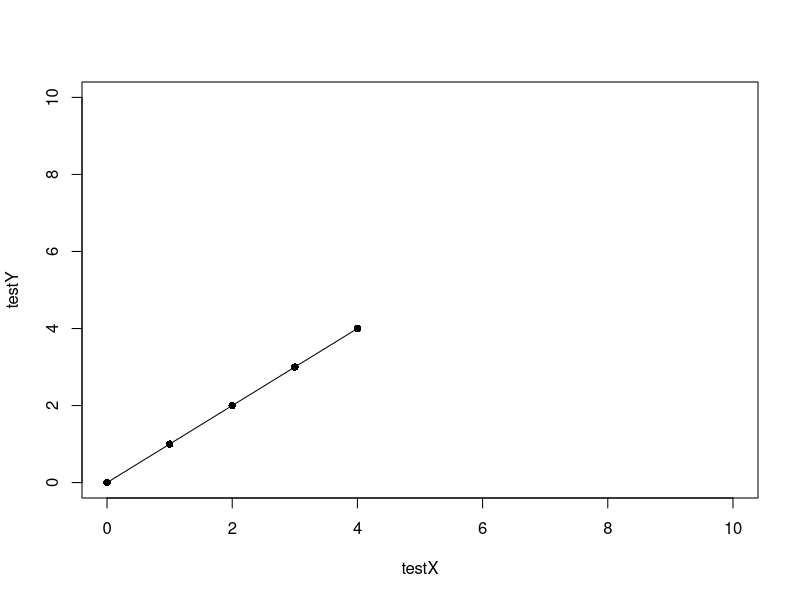
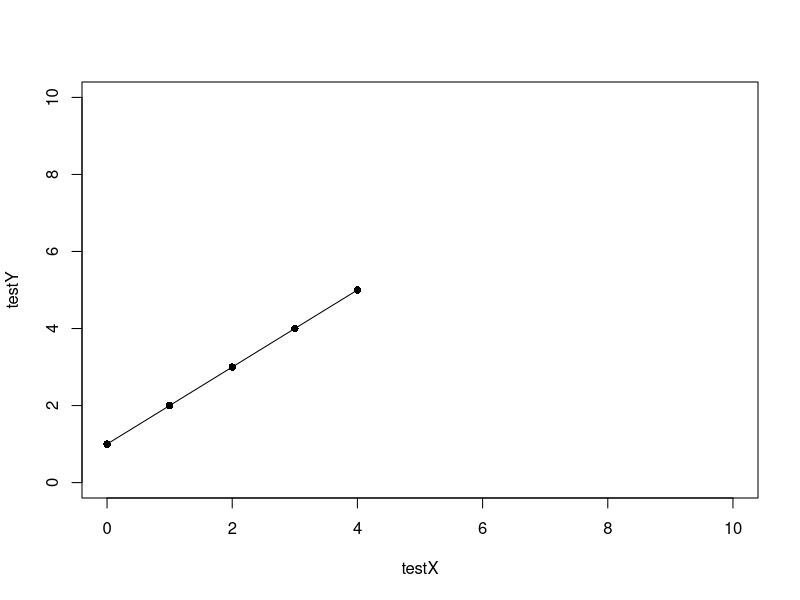
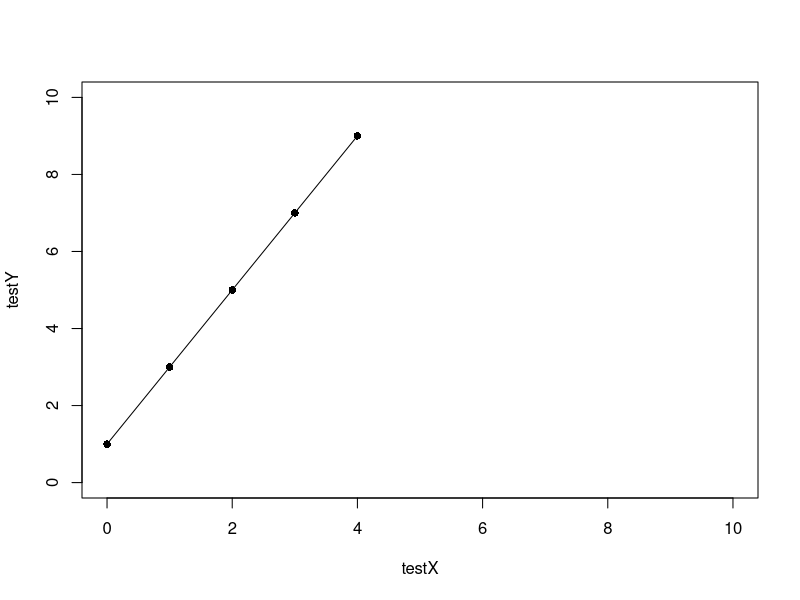
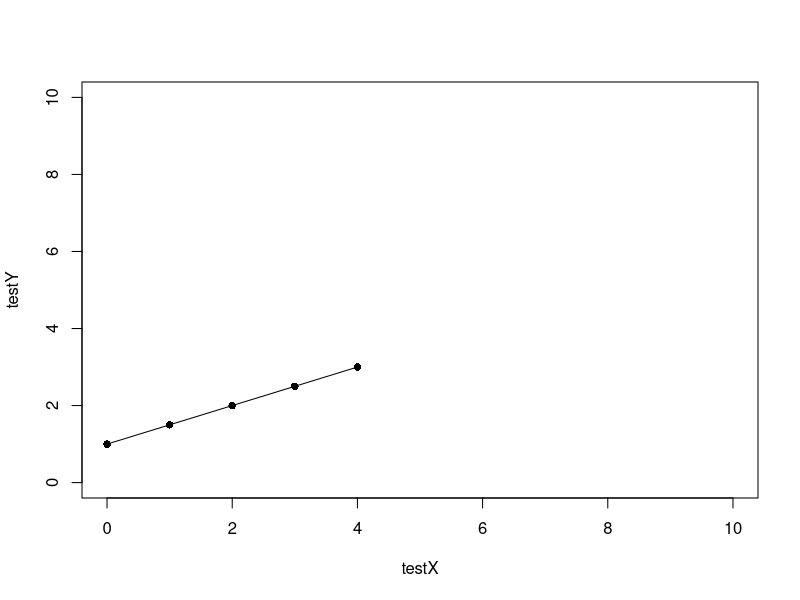
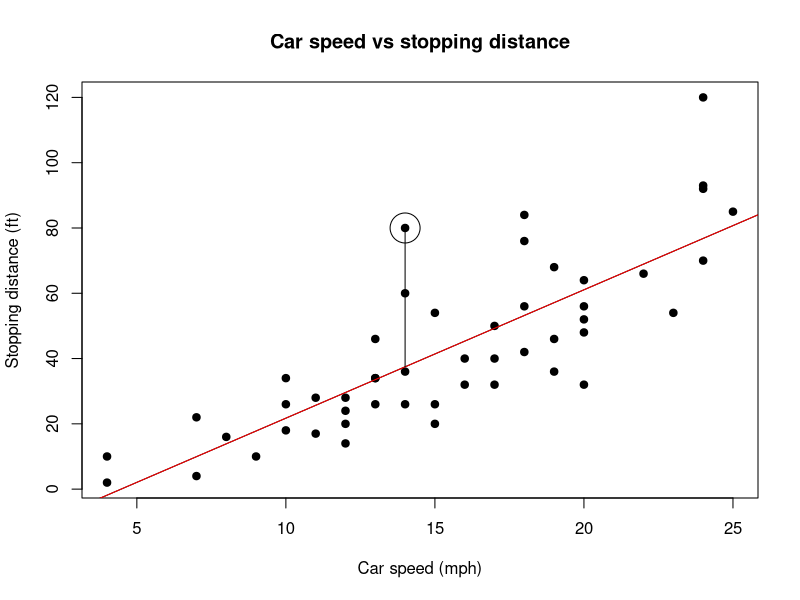
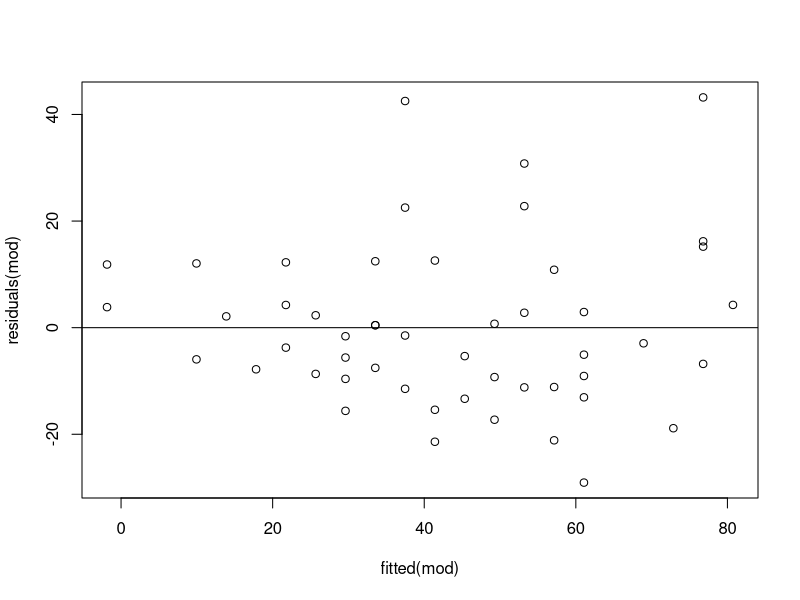
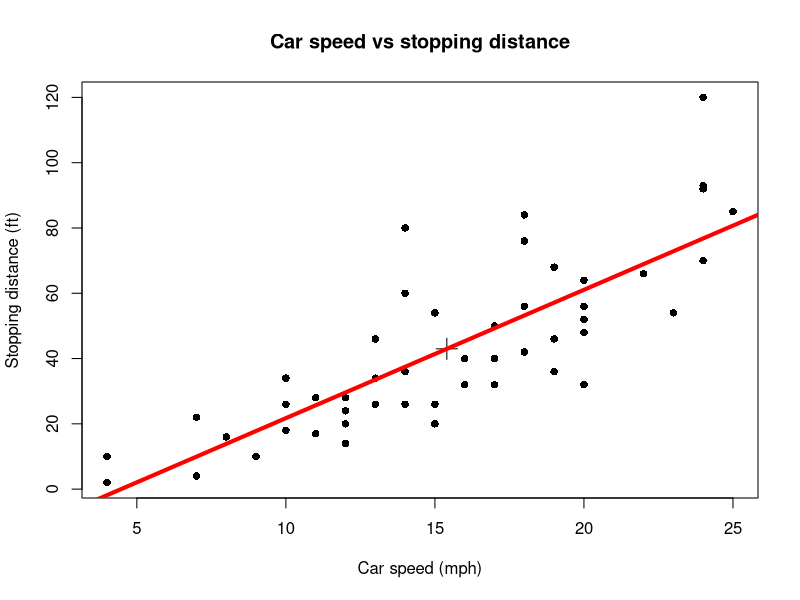

The R script that drew these images, in order:
# Some R code for running through various aspects of (really simple) linear models.
# Written by Stewart Macdonald <stewart.macdonald@my.jcu.edu.au>
# Useful links:
# http://onlinestatbook.com/2/regression/intro.html
# http://blog.minitab.com/blog/adventures-in-statistics/regression-analysis-how-do-i-interpret-r-squared-and-assess-the-goodness-of-fit
# http://blog.minitab.com/blog/adventures-in-statistics/why-you-need-to-check-your-residual-plots-for-regression-analysis
# http://en.wikipedia.org/wiki/Coefficient_of_determination#Adjusted_R2
# http://faculty.chicagobooth.edu/richard.hahn/teaching/FormulaNotation.pdf

# Thanks to Ben Phillips for clarification of a couple of key points.

# Note: This tutorial assumes you have a basic knowlege of using R, but here's a very quick rundown:
# Lines that start with a hashtag are comments and are ignored by R.
# All other lines are interpreted by R. You can copy and paste the line into R, or use something like R Studio and run this script one line at a time.

#STRAIGHT LINES
# This is a simple example where y = x
testX <- 0:4
testY <- testX
plot(testX, testY, pch=16, xlim=c(0,10), ylim=c(0, 10))
lines(testX, testY)

# The y-intercept is the value of y when x=0. In the above case, the intercept is 0.
# We can shift the intercept by adding a constant amount to our x value. Here, the intercept is now 1:
testY <- testX + 1
plot(testX, testY, pch=16, xlim=c(0,10), ylim=c(0, 10))
lines(testX, testY)

# The above examples have a gradient (slope, or 'b') of 1. For every increase in the x-axis of 1, we get an increase in the y-axis of 1.
# To calculate the slope, you divide the change in y (Δy) by the change in x (Δx).
# Δy/Δx = b
#   1/1 = 1:
(testY[2] - testY[1]) / (testX[2] - testX[1])

# We can make the slope steeper:
testY <- 2 * testX + 1
plot(testX, testY, pch=16, xlim=c(0,10), ylim=c(0, 10))
lines(testX, testY)
# In the above, the gradient is now 2:
(testY[2] - testY[1]) / (testX[2] - testX[1])

# Shallow slope:
testY <- 0.5 * testX + 1
plot(testX, testY, pch=16, xlim=c(0,10), ylim=c(0, 10))
lines(testX, testY)
# The gradient is now 0.5:
(testY[2] - testY[1]) / (testX[2] - testX[1])

# The general equation for a straight line is:
# y = bx + A
# where b is the slope and A is the y-intercept

# Straight lines are important in linear models.




# LINEAR MODELS
# Linear models in R can be used to perform a linear regression to assess the relationship between variables when the response variable, y, is normally distributed.
# A linear model can't be used if your response variable is categorical (e.g., sex, which is binomial).
#	In these cases, you can use a generalised linear model and specify the distribution and (if need be) the link function.
#	In the case where y represents sex (male or female) or presence/absence (true or false), you could use a binomial distribution with the LogIt link function.
# This tutorial will only cover standard linear regressions.

# The next examples use the cars dataset. See ?cars for more info (type '?cars' while at the R command line and hit return to access the help for the cars dataset).
# "The data give the speed of cars and the distances taken to stop."

# Create a blank plot (by setting the plotting character, pch,  to NA), sized to fit our data, with appropriate axes.
# We want to plot speed on the x-axis (our predictor or explanatory variable) and stopping distance (our response variable) on the y-axis.
plot(cars$speed, cars$dist, xlab='Car speed (mph)', ylab='Stopping distance (ft)', main='Car speed vs stopping distance', pch=NA)

# Now add in data points.
points(cars$speed, cars$dist)

# There is a clear positive relationship between car speed and stopping distance (cars travelling faster need more distance in which to stop).
# Create a linear model object (called 'mod' here) that tells us about the relationship between speed (the predictor variable) and stopping distance (the response variable)
mod <- lm(cars$dist ~ cars$speed)

# Side note: See that lm() uses formula notation (R uses a variant of Wilkinson–Rogers notation).
# We say that we're modelling "distance as a function of speed".
# Many other R functions can understand formula notation. Here, we replot the data using a formula (changing the plotting character to a solid circle so you can see that it worked):
points(cars$dist ~ cars$speed, pch=16)

# we can view a summary of this model object
summary(mod)
##################################################################
# Call:
# lm(formula = cars$dist ~ cars$speed)
# 
# Residuals:
#     Min      1Q  Median      3Q     Max 
# -29.069  -9.525  -2.272   9.215  43.201 
# 
# Coefficients:
#             Estimate Std. Error t value Pr(>|t|)    
# (Intercept) -17.5791     6.7584  -2.601   0.0123 *  
# cars$speed    3.9324     0.4155   9.464 1.49e-12 ***
# ---
# Signif. codes:  0 ‘***’ 0.001 ‘**’ 0.01 ‘*’ 0.05 ‘.’ 0.1 ‘ ’ 1
# 
# Residual standard error: 15.38 on 48 degrees of freedom
# Multiple R-squared:  0.6511,	Adjusted R-squared:  0.6438 
# F-statistic: 89.57 on 1 and 48 DF,  p-value: 1.49e-12
##################################################################

# In a model with a response variable and a single predictor, we get a y-intercept value (the A value in our general linear equation) and a single slope value (b). These are the 'Estimates':
#       Intercept (A) = -17.5791
# Slope for speed (b) =   3.9324

# we can use the output of the linear model to plot a straight line (that's the 'linear' part of this) through our data, using the intercept and slope:
abline(a=coef(mod)['(Intercept)'], b=coef(mod)['cars$speed'])

# the abline function (so named because it plots a line using values of A and b) is smart enough to extract the slope and intercept from a regression object:
abline(reg=mod, col='red')

# Essentially, a linear model is fitting a 'line of best fit' through your data and then giving you information about that fit.
# The line is trying to approximate your data, enabling you to predict a value of y for any other value of x.
# So if we have an x-value of 10.5, our expected y-value would be:
# y = bx + A
y <- 3.9324 * 10.5 + -17.5791
#  = 23.7111

# For each set of observations, you'll have a real value of y and a 'fitted' value (often denoted as y'). This is the value of y that sits on the line at x.
# We'll examine one data point (point 23, for no particular reason) more closely:
points(cars[23, ], cex=4)

# look at the actual value of y (=dist):
cars[23, ] # speed = 14 and dist = 80

# look at the 'fitted' value of y:
fitted(mod)[23] # 37.47463

# We can assess how close our real value is to the fitted value by subtracting them:
cars$dist[23] - fitted(mod)[23] # 42.52537
# Our real value is 42.5 (feet, in this case) higher than the fitted value. This difference is called the 'residual' (i.e., what value is left over when we've fitted the data).
# Our model object contains these residuals:
residuals(mod)[23] # 42.52537

# We can visualise this difference by drawing a line from the real value to the fitted value:
lines(c(cars$speed[23], cars$speed[23]), c(cars$dist[23], fitted(mod)[23]))

# The regression line we plotted with the abline() function is the line that minimises the sum of these squared residuals.
sum(residuals(mod)^2) # 11353.52

# We can plot the residuals against the fitted values, with a horizontal line at y=0:
plot(fitted(mod), residuals(mod))
abline(h=0)
# They should be evenly distributed around the 0 line, which indicates that the errors of prediction (the residuals) are random.
# Non-random errors might occur when our predictor variables aren't capturing some explanatory power, which is instead 'leaking' into the residuals.

# Replot the speed vs dist data:
plot(cars$speed, cars$dist, xlab='Car speed (mph)', ylab='Stopping distance (ft)', main='Car speed vs stopping distance', pch=16)
abline(reg=mod, col='red')

# We could fit other lines to our data, but all other lines would have higher sums of squares.
# This type of regression is called an 'ordinary least squares' (OLS) regression, because it's minimising the sum of the squares of the residuals.
# Linear models are commonly fitted using the OLS approach, but it is not the only approach. It is, however, the only approach we'll discuss here.

# A linear model calculates the slope (b) with the following equation:
# b = r * ( sd(y) / sd(x) )
#  Where:
#   sd(x) is the standard deviation of x
#   sd(y) is the standard deviation of y
#   r is the correlation between x and y
# So:
b <- cor(cars$speed, cars$dist) * ( sd(cars$dist) / sd(cars$speed) )

# We can plot the centroid (the coordinate of the x and y means):
points(mean(cars$speed), mean(cars$dist), pch=3, cex=2)
# The regression line (the line with slope b) will pass through this centroid.
# Knowing the centroid means we have a known point on our regression line. We can use these known values to rearrange the straight-line equation and solve for A:
# y = bx + A
# A = y - bx

# More generally:
# A = mean(y) - b * mean(x)
A <- mean(cars$dist) - ( b * mean(cars$speed) )

# We can then use the slope and intercept to plot the regression line through our data (with a line width of 4 to overwrite the previous lines):
abline(a=A, b=b, lwd=4, col='red')




# INTERPRETING THE OUTPUT OF A LINEAR MODEL
# Look at a summary of the model object:
summary(mod)
##################################################################
# Call:
# lm(formula = cars$dist ~ cars$speed)
# 
# Residuals:
#     Min      1Q  Median      3Q     Max 
# -29.069  -9.525  -2.272   9.215  43.201 
# 
# Coefficients:
#             Estimate Std. Error t value Pr(>|t|)    
# (Intercept) -17.5791     6.7584  -2.601   0.0123 *  
# cars$speed    3.9324     0.4155   9.464 1.49e-12 ***
# ---
# Signif. codes:  0 ‘***’ 0.001 ‘**’ 0.01 ‘*’ 0.05 ‘.’ 0.1 ‘ ’ 1
# 
# Residual standard error: 15.38 on 48 degrees of freedom
# Multiple R-squared:  0.6511,	Adjusted R-squared:  0.6438 
# F-statistic: 89.57 on 1 and 48 DF,  p-value: 1.49e-12
##################################################################

# Let's look at the important lines

##################################################################
# "(Intercept) -17.5791     6.7584  -2.601   0.0123 *"
##################################################################
# This just tells us that the intercept is different from zero.  
# Normally this isn't particularly interesting because the null hypothesis,
#	 that the intercept is 0, is usually not a useful null hypothesis.
# Usually we are more interested in whether there is a relationship between our variables.
# This relationship is represented by the slope of the line (see below).

##################################################################
# "# cars$speed    3.9324     0.4155   9.464 1.49e-12 ***"
##################################################################
# This line gives us information about speed as a predictor variable, including the slope of the line.
# The '***' tells us that speed has a statistically significant effect on stopping distance.
# That is, the slope is significantly different from zero (i.e., there is a relationship).
# In this case, our p-value is < 0.001.

##################################################################
# "Residual standard error: 15.38 on 48 degrees of freedom"
##################################################################
# This is the standard error of the estimates. The smaller the error, the more accurate are the predicted values.
# It's built on 48 degrees of freedom, which is nrow(cars) - 2, as we used 2 parameters (slope and intercept) to calculate it.
sqrt( sum(residuals(mod)^2) / (nrow(cars) - 2) )
# -2 because we're calculating from a sample, not the population, and we've already used two parameters (slope and intercept)
# nrow() is function that returns the number of rows in a data frame. In our case, this is the number of observations we have in the cars dataset (50 rows).

##################################################################
# "Multiple R-squared:  0.6511,	Adjusted R-squared:  0.6438 "
##################################################################
# R-squared is a measure of goodness of fit, and is the proportion of the response variable variation that is explained by the model.
# In our simple linear regression, it is:
rsq <- cor(cars$speed, cars$dist)^2 
# R-squared will always increase as you add predictor variables in a multiple regression, but this doesn't mean that your model is getting better.
# Adding more terms might simply start 'explaining' random noise in your data.
# The adjusted R-squared value accounts for the number of terms in the model.
# The adjusted value can be used to compare goodness-of-fit between two models with differing numbers of terms.
# It can be negative, and will always be less than or equal to the standard R-squared.
p <- 1 # we have one predictor: speed
rsq.adj <- 1 - (1 - rsq) * ( (nrow(cars) - 1) / (nrow(cars) - p - 1) )


# Multiple regression
# Car speed is obviously not the only factor that will have an effect on stopping distance.
# We can append two other car-based factors to our dataframe.
# A list of somewhat realistic masses that we DO expect to have an effect on dist:
mass <- c(40, 80, 40, 90, 90, 40, 110, 200, 300, 50, 80, 60, 70, 80, 90, 80, 110, 110, 150, 70, 90, 200, 300, 40, 60, 120, 80, 90, 80, 90, 110, 80, 110, 150, 200, 80, 100, 150, 70, 90, 95, 100, 110, 110, 90, 110, 150, 155, 180, 90)
# Note: the c() function in R combines these individual numbers into a numeric vector (i.e., a collection of numbers).

# These are 50 random ages between 18 and 90, generated with sample(18:90, 50).
# We expect that these will have NO effect on stopping distance, as they are random numbers.
# (Note that in the real world, driver age probably does have an effect on stopping distance; people aged 1, 30, and 117 are likely to have very different reaction times.)
driverAge <- c(56, 85, 83, 32, 49, 78, 38, 29, 48, 69, 74, 41, 58, 62, 82, 87, 45, 50, 77, 26, 34, 66, 86, 65, 90, 27, 60, 46, 72, 28, 64, 19, 63, 59, 57, 54, 25, 51, 18, 61, 36, 67, 35, 31, 39, 81, 76, 23, 30, 68)

# cbind binds these two extra columns to our existing cars dataframe, and creates a new 'cars2' object
cars2 <- cbind(cars, mass, driverAge)

# Now we can generate some models with differing numbers of terms
mod1 <- lm(dist ~ speed, data=cars2)
mod2 <- lm(dist ~ speed + mass, data=cars2)
mod3 <- lm(dist ~ speed + mass + driverAge, data=cars2)

# Our R-squared value will keep increasing as we add in new predictor variables, but our adjusted R-squared value
# should not increase (or will increase only slightly) when we add in driverAge, because it doesn't add much to the predictive power of our model.
summary(mod1) # speed only:				Multiple R-squared:  0.6511,  Adjusted R-squared:  0.6438
summary(mod2) # speed and car mass:		Multiple R-squared:  0.8475,  Adjusted R-squared:  0.841
summary(mod3) # speed and mass and age: Multiple R-squared:  0.8508,  Adjusted R-squared:  0.841

# The adjusted r-squared of mod3 is the same as that of mod2, which tells us that adding in driverAge did not
# give us any additional explanatory power (i.e., driver age had no significant effect on stopping distance).

# Here's part of summary(mod3):
##################################################################
# Coefficients:
#                Estimate Std. Error t value Pr(>|t|)    
# (Intercept)   -39.61776    7.06669  -5.606 1.12e-06 ***
#   speed         3.65025    0.28863  12.647  < 2e-16 ***
#   mass          0.20664    0.02652   7.792 6.00e-10 ***
#   driverAge     0.07378    0.07292   1.012    0.317    
##################################################################
# This tells us that both speed and mass have a statistically significant effect on stopping distance (as indicated by the low p-values and the '***' signifiers at the end of rows),
# but that driverAge (with a p-value of 0.317) does not (which is expected, given that it's a random number).

# Also note that the slope for speed changes when we include mass in the model.

# Until now we've been visualising (graphing) a straight-line relationship with only one predictor, but what do we do with more than one predictor?
# With two predictor variables (plus the response variable, for a total of three variables), we can imagine a tilted plane that predicts our data, 
#	but by the time we get to four total variables it's best to give up visualising
#	and just accept that the model provides a prediction for each datapoint based on that point's predictor variable values.
#	The model fit is still minimising the sum of squared deviations between data and prediction.




# Interactions
# Adding in a (multiplicative) interaction term is the same as adding in a new additive predictor
# variable that itself is made up of the product of the two terms in the interaction.

# Create a new column in the cars2 data frame that is the product of speed and mass (i.e., speed multiplied by mass):
cars2$speedMass <- cars2$speed * cars2$mass

# Create a model object with an interaction between speed and mass (denoted by 'speed*mass'):
mod2 <- lm(dist ~ speed + mass + speed*mass, data=cars2)
# Note: the '*' operator means 'these two variables plus their interaction. The ':' operator means 'the interaction between these variables, but not the variables by themselves'.
# The I() operator means 'as-is', and can be used to generate new variables by interpreting arithmetic operators.
# The model will only include each variable once, so the following are equal:
#  dist ~ speed + mass + speed*mass
#  dist ~ speed + mass + speedMass
#  dist ~ speed + mass + I(speed*mass) # this is the same as calculating the product of speed and mass outside of the formula and including that new variable in the model.
#  dist ~ speed + mass + speed:mass
#  dist ~ speed*mass
# All of the above will include speed and mass and the multiplicative interaction between speed and mass.

# Create a model object that has the speedMass product in it. Note that we add it in with +, not *:
mod3 <- lm(dist ~ speed + mass + speedMass, data=cars2)

# Look at the summaries to see that the two models are equal:
summary(mod2)
summary(mod3)

# remove the speed*mass interaction, which is column number 5
cars2 <- cars2[,-5]
